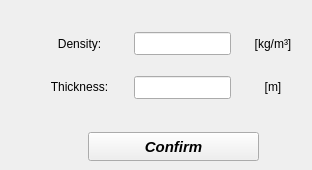
       <widget class="QWidget" name="tab_6">
        <attribute name="title">
         <string>Insulation</string>
        </attribute>
        <widget class="QWidget" name="verticalLayoutWidget_19">
         <property name="geometry">
          <rect>
           <x>134</x>
           <y>22</y>
           <width>97</width>
           <height>89</height>
          </rect>
         </property>
         <layout class="QVBoxLayout" name="verticalLayout_19">
          <property name="spacing">
           <number>11</number>
          </property>
          <item>
           <widget class="QLineEdit" name="lineEdit_InsulationDensity">
            <property name="font">
             <font>
              <family>Arial</family>
              <pointsize>10</pointsize>
              <weight>75</weight>
              <italic>true</italic>
              <bold>true</bold>
             </font>
            </property>
            <property name="alignment">
             <set>Qt::AlignCenter</set>
            </property>
           </widget>
          </item>
          <item>
           <widget class="QLineEdit" name="lineEdit_InsulationThickness">
            <property name="font">
             <font>
              <family>Arial</family>
              <pointsize>10</pointsize>
              <weight>75</weight>
              <italic>true</italic>
              <bold>true</bold>
             </font>
            </property>
            <property name="focusPolicy">
             <enum>Qt::StrongFocus</enum>
            </property>
            <property name="alignment">
             <set>Qt::AlignCenter</set>
            </property>
           </widget>
          </item>
         </layout>
        </widget>
        <widget class="QWidget" name="verticalLayoutWidget_21">
         <property name="geometry">
          <rect>
           <x>248</x>
           <y>22</y>
           <width>55</width>
           <height>89</height>
          </rect>
         </property>
         <layout class="QVBoxLayout" name="verticalLayout_21">
          <item>
           <widget class="QLabel" name="label_37">
            <property name="minimumSize">
             <size>
              <width>50</width>
              <height>30</height>
             </size>
            </property>
            <property name="maximumSize">
             <size>
              <width>50</width>
              <height>30</height>
             </size>
            </property>
            <property name="text">
             <string>[kg/m³]</string>
            </property>
            <property name="alignment">
             <set>Qt::AlignCenter</set>
            </property>
           </widget>
          </item>
          <item>
           <widget class="QLabel" name="label_38">
            <property name="minimumSize">
             <size>
              <width>50</width>
              <height>30</height>
             </size>
            </property>
            <property name="maximumSize">
             <size>
              <width>50</width>
              <height>30</height>
             </size>
            </property>
            <property name="text">
             <string>[m]</string>
            </property>
            <property name="alignment">
             <set>Qt::AlignCenter</set>
            </property>
           </widget>
          </item>
         </layout>
        </widget>
        <widget class="QWidget" name="verticalLayoutWidget_20">
         <property name="geometry">
          <rect>
           <x>40</x>
           <y>22</y>
           <width>79</width>
           <height>87</height>
          </rect>
         </property>
         <layout class="QVBoxLayout" name="verticalLayout_20">
          <item>
           <widget class="QLabel" name="label_35">
            <property name="minimumSize">
             <size>
              <width>0</width>
              <height>30</height>
             </size>
            </property>
            <property name="maximumSize">
             <size>
              <width>16777215</width>
              <height>30</height>
             </size>
            </property>
            <property name="text">
             <string>Density:</string>
            </property>
            <property name="alignment">
             <set>Qt::AlignCenter</set>
            </property>
           </widget>
          </item>
          <item>
           <widget class="QLabel" name="label_36">
            <property name="minimumSize">
             <size>
              <width>0</width>
              <height>30</height>
             </size>
            </property>
            <property name="maximumSize">
             <size>
              <width>16777215</width>
              <height>30</height>
             </size>
            </property>
            <property name="text">
             <string>Thickness:</string>
            </property>
            <property name="alignment">
             <set>Qt::AlignCenter</set>
            </property>
           </widget>
          </item>
         </layout>
        </widget>
        <widget class="QPushButton" name="pushButton_confirm_pipe_2">
         <property name="geometry">
          <rect>
           <x>88</x>
           <y>132</y>
           <width>171</width>
           <height>29</height>
          </rect>
         </property>
         <property name="font">
          <font>
           <family>Arial</family>
           <pointsize>11</pointsize>
           <weight>75</weight>
           <italic>true</italic>
           <bold>true</bold>
          </font>
         </property>
         <property name="text">
          <string>Confirm</string>
         </property>
        </widget>
       </widget>
